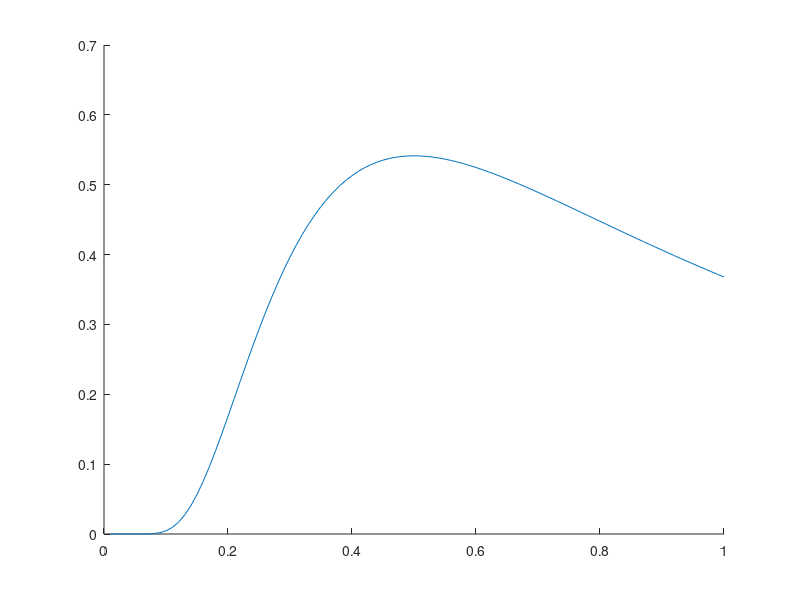

This chart was generated by the following MATLAB code: (Note: this script raises an error after producing the figure.)
clear;
fig = figure;
hold on;

%
% Problem 2.2 a
%
data = load('dataset1.mat');
X = data.x;
range = 0:0.01:1;

invgam = @(s, a, b) b^a./gamma(a).*s.^(-a-1).*exp(-b./s);

% Use the Log-exp-sum-trick
invgamln = @(s, a, b) exp(a * log(b) - gammaln(a) - (a + 1)*log(s) - (b./s));


% Test 1
prior1 = plot(range, invgamln(range, 1, 1));
posterior1 = plot(range, invgamln(range, alphaN(X, 1), betaN(X, 1)));

% Test 2
prior2 = plot(range, invgamln(range, 10, 1));
posterior2 = plot(range, invgamln(range, alphaN(X, 10), betaN(X, 1)));

%
% Problem 2.2 b
%
MAP = @(a,b) b./(a+1);

M_A = MAP(alphaN(X, 1), betaN(X, 1))
M_B = MAP(alphaN(X, 10), betaN(X, 1))

%
% Problem 2.2 c
%
bF = invgamln(M_A, alphaN(X, 1), betaN(X, 1)) ./ invgamln(M_B, alphaN(X, 10), betaN(X, 1))

legend('Model A prior', 'Model A posterior', 'Model B prior', 'Model B posterior')

saveas(fig, 'problem22.eps', 'epsc')

function alpha = alphaN(x, a)
    [n, ~] = size(x);
    alpha = a + n;
end

function beta = betaN(x, b)
    [n, ~] = size(x);
    mu = 1/n * sum(x);
    s = zeros(n,1);
    for m=1:n
        s(m) = (x(m,:)-mu) * transpose(x(m,:)-mu);
    end
    beta = sum(s)./2 - b;
end